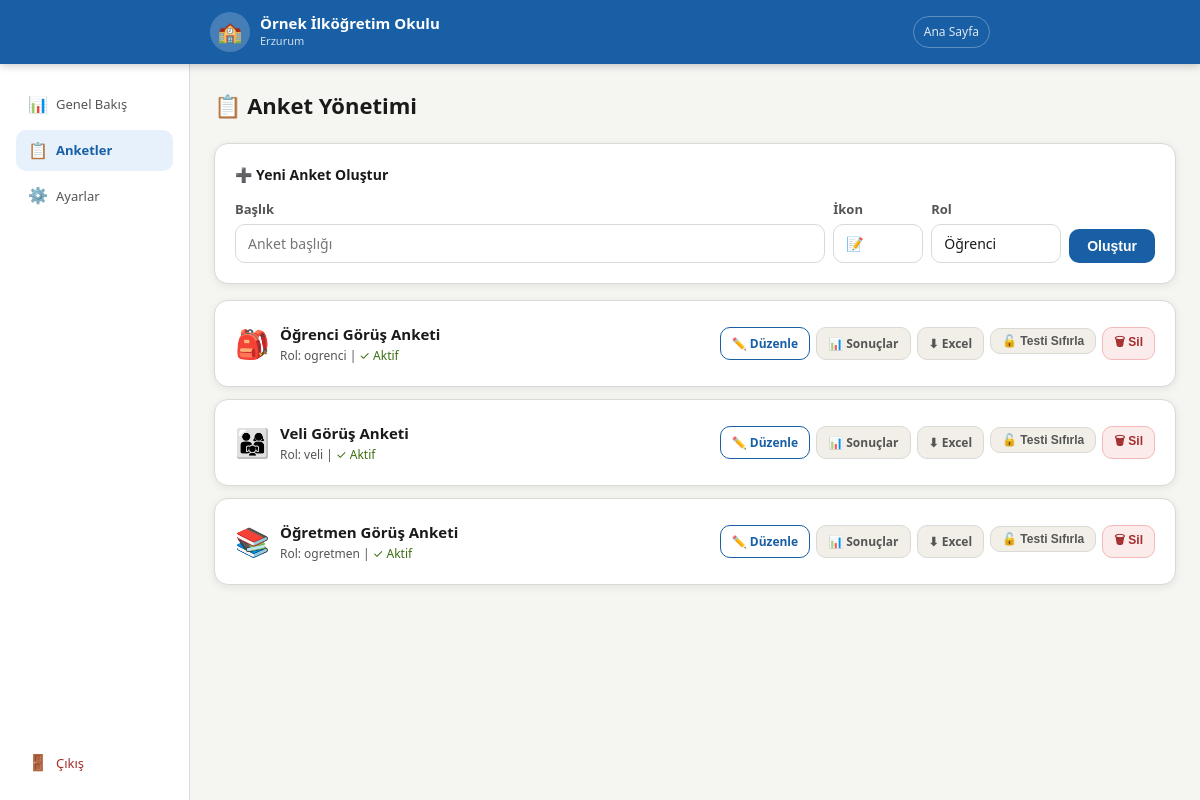
/admin/anketler (signed in), run on the app's committed database.
### tables this page shows
CREATE TABLE ayarlar (
            anahtar TEXT PRIMARY KEY, deger TEXT
        );

CREATE TABLE anketler (
            id INTEGER PRIMARY KEY AUTOINCREMENT,
            rol TEXT NOT NULL, baslik TEXT NOT NULL,
            icon TEXT NOT NULL DEFAULT '📝',
            aktif INTEGER DEFAULT 1, sira INTEGER DEFAULT 0,
            baslangic_tarihi TEXT DEFAULT NULL,
            bitis_tarihi TEXT DEFAULT NULL,
            aciklama TEXT DEFAULT '',
            gorunum TEXT DEFAULT 'varsayilan'
        );

### app.py (the view)
@app.route("/admin/anketler")
@giris_gerekli
def admin_anketler():
    with db() as c:
        anketler=c.execute("SELECT * FROM anketler ORDER BY sira").fetchall()
        sayilar={r["anket_id"]:r["sayi"] for r in
                 c.execute("SELECT anket_id,COUNT(*) as sayi FROM yanitlar GROUP BY anket_id").fetchall()}
    ctx=gctx(); ctx["anketler"]=[dict(a) for a in anketler]; ctx["sayilar"]=sayilar
    return render_template("admin_anketler.html",**ctx)

### app.py (called while the page is built)
def db():
    con = sqlite3.connect(DB)
    con.row_factory = sqlite3.Row
    return con

def ayar(k, v=""):
    with db() as c:
        r=c.execute("SELECT deger FROM ayarlar WHERE anahtar=?",(k,)).fetchone()
    return r["deger"] if r else v

def gctx():
    return {"okul_adi":ayar("okul_adi"),"okul_sehir":ayar("okul_sehir"),
            "tema":ayar("tema","mavi"),"amblem":ayar("amblem")}

def giris_gerekli(f):
    @wraps(f)
    def k(*a,**kw):
        if not session.get("admin"): return redirect(url_for("admin_giris"))
        return f(*a,**kw)
    return k

### templates/admin_anketler.html (shortened to what this page needs)
{% extends "admin_base.html" %}
{% set aktif_sayfa = "anketler" %}
{% block admin_icerik %}
<div class="sayfa-baslik">📋 Anket Yönetimi</div>
<div class="kart" style="margin-bottom:1rem">
  <div style="font-size:14px;font-weight:700;margin-bottom:.75rem">➕ Yeni Anket Oluştur</div>
  <form method="POST" action="/admin/anket/yeni" style="display:flex;gap:8px;flex-wrap:wrap;align-items:flex-end">
    <div style="flex:1;min-width:140px">
      <label class="alan-lbl">Başlık</label>
      <input type="text" name="baslik" placeholder="Anket başlığı" required>
    </div>
    <div style="width:90px">
      <label class="alan-lbl">İkon</label>
      <input type="text" name="icon" value="📝" placeholder="📝">
    </div>
    <div style="width:130px">
      <label class="alan-lbl">Rol</label>
      <select name="rol">
        <option value="ogrenci">Öğrenci</option>
      </select>
    </div>
    <button type="submit" class="btn btn-ana">Oluştur</button>
  </form>
</div>
{% for a in anketler %}
<div class="kart" style="margin-bottom:.75rem">
  <div style="display:flex;align-items:center;gap:10px;flex-wrap:wrap">
    <span style="font-size:28px">{{ a.icon }}</span>
    <div style="flex:1;min-width:0">
      <div style="font-weight:700;font-size:15px">{{ a.baslik }}</div>
      <div style="font-size:12px;color:var(--metin-ik)">Rol: {{ a.rol }} |
        {% if a.aktif %}<span style="color:var(--yesil)">✓ Aktif</span>{% else %}<span style="color:var(--kirmizi)">✗ Pasif</span>{% endif %}
      </div>
    </div>
    <div style="display:flex;gap:6px;flex-wrap:wrap">
      <a href="/admin/anket/{{ a.id }}/duzenle" class="btn btn-outline btn-kucuk">✏️ Düzenle</a>
      <a href="/admin/sonuclar/{{ a.id }}" class="btn btn-gri btn-kucuk">📊 Sonuçlar</a>
      <a href="/admin/excel/{{ a.id }}" class="btn btn-gri btn-kucuk">⬇ Excel</a>
      <form method="POST" action="/admin/cookie_sifirla/{{ a.id }}"
            title="SADECE KENDİ TARAYICINIZDA bu ankete ait tamamlandı kaydını siler. Test için kullanın.">
        <button type="submit" class="btn btn-gri btn-kucuk" onclick="return confirm('Bu sadece KENDİ tarayıcınızdaki kaydı sıfırlar. Tekrar test etmek için devam edin.')">🔓 Testi Sıfırla</button>
      </form>
      <form method="POST" action="/admin/anket/{{ a.id }}/sil" onsubmit="return confirm('Bu anketi ve tüm yanıtları silmek istediğinizden emin misiniz?')">
        <button type="submit" class="btn btn-tehlike btn-kucuk">🗑 Sil</button>
      </form>
    </div>
  </div>
</div>
{% else %}
<div class="bos-durum">Henüz anket oluşturulmamış.</div>
{% endfor %}
{% endblock %}

### templates/base.html (shortened to what this page needs)
<!DOCTYPE html>
<html lang="tr" data-tema="{{ tema }}">
<head>
<link rel="stylesheet" href="/static/css/style.css">
</head>
<body>
<header class="site-header">
  <div class="header-ic">
    <a href="/" class="logo-bolum">
      {% if amblem %}
        <img src="{{ amblem }}" class="amblem-img" alt="Amblem">
      {% else %}
        <div class="amblem-placeholder">🏫</div>
      {% endif %}
      <div>
        <div class="okul-adi-header">{{ okul_adi }}</div>
        {% if okul_sehir %}<div class="okul-sehir-header">{{ okul_sehir }}</div>{% endif %}
      </div>
    </a>
    <nav class="header-nav">
      <a href="/" class="header-link">Ana Sayfa</a>
    </nav>
  </div>
</header>
<main>{% block icerik %}{% endblock %}</main>
</body>
</html>

### static/css/style.css (style rules this page uses)
*,*::before,*::after { box-sizing:border-box;margin:0;padding:0 }
html { font-size:16px;-webkit-text-size-adjust:100% }
body { font-family:'Segoe UI',system-ui,-apple-system,sans-serif;background:var(--arka);color:var(--metin);min-height:100vh;line-height:1.6 }
:root,[data-tema="mavi"] { --ana:#185FA5;--ana-koy:#0d4278;--ana-ac:#E6F1FB;--ana-orta:#B5D4F4; --yesil:#3B6D11;--yesil-ac:#EAF3DE; --turuncu:#854F0B;--turuncu-ac:#FAEEDA; --kirmizi:#A32D2D;--kirmizi-ac:#FCEBEB; --gri:#888780;--gri-ac:#F1EFE8; --metin:#1a1a1a;--metin-ik:#555;--metin-uc:#888; --kenar:#d9d9d5;--kenar-koy:#b0b0aa; --arka:#f5f5f2;--yuzey:#ffffff; --golge:0 2px 8px rgba(0,0,0,.08); --golge-buyuk:0 4px 20px rgba(0,0,0,.12); --r:10px;--r-lg:14px;--r-xl:20px; }
.site-header { background:var(--ana);color:#fff;padding:.75rem 1rem;position:sticky;top:0;z-index:100;box-shadow:0 2px 8px rgba(0,0,0,.2) }
.header-ic { max-width:780px;margin:0 auto;display:flex;align-items:center;justify-content:space-between;gap:10px }
.logo-bolum { display:flex;align-items:center;gap:10px;text-decoration:none;color:#fff;min-width:0 }
.amblem-placeholder { width:40px;height:40px;border-radius:50%;background:rgba(255,255,255,.2);display:flex;align-items:center;justify-content:center;font-size:20px;flex-shrink:0 }
.okul-adi-header { font-size:15px;font-weight:700;line-height:1.2;white-space:nowrap;overflow:hidden;text-overflow:ellipsis }
.okul-sehir-header { font-size:11px;opacity:.8 }
.header-nav { display:flex;gap:6px;flex-shrink:0 }
.header-link { color:rgba(255,255,255,.85);font-size:12px;text-decoration:none;padding:5px 10px;border:1px solid rgba(255,255,255,.3);border-radius:20px;transition:all .15s;white-space:nowrap }
.btn { display:inline-flex;align-items:center;gap:6px;padding:9px 18px;border-radius:var(--r);border:none;font-size:14px;font-weight:600;cursor:pointer;text-decoration:none;transition:all .15s;white-space:nowrap }
.btn-ana { background:var(--ana);color:#fff }
.btn-outline { background:transparent;color:var(--ana);border:1.5px solid var(--ana) }
.btn-gri { background:var(--gri-ac);color:var(--metin-ik);border:1px solid var(--kenar) }
.btn-kucuk { padding:5px 11px;font-size:12px }
.btn-tehlike { background:var(--kirmizi-ac);color:var(--kirmizi);border:1px solid #f5b8b8 }
.kart { background:var(--yuzey);border:1px solid var(--kenar);border-radius:var(--r-lg);padding:1.25rem;box-shadow:var(--golge) }
.kart+.kart { margin-top:.75rem }
.alan-lbl { display:block;font-size:13px;font-weight:600;color:var(--metin-ik);margin-bottom:5px }
input[type=text],input[type=password],input[type=email],textarea,select { width:100%;padding:9px 12px;border:1.5px solid var(--kenar);border-radius:var(--r); font-size:14px;font-family:inherit;background:var(--yuzey);color:var(--metin); transition:border-color .15s,box-shadow .15s;-webkit-appearance:none }
.sayfa-baslik { font-size:clamp(18px,4vw,22px);font-weight:800;margin-bottom:1.25rem;display:flex;align-items:center;gap:8px;flex-wrap:wrap }

### templates/base.html (style rules this page uses)
html, body { overflow-x: hidden; }

### data on the page
ayarlar: deger "Örnek İlköğretim Okulu"
ayarlar: deger "Erzurum"
anketler: icon "🎒", baslik "Öğrenci Görüş Anketi", rol "ogrenci", aktif "✓ Aktif"
anketler: icon "👨‍👩‍👧", baslik "Veli Görüş Anketi", rol "veli", aktif "✓ Aktif"
anketler: icon "📚", baslik "Öğretmen Görüş Anketi", rol "ogretmen", aktif "✓ Aktif"
